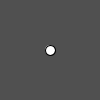
Frame 1 (no input)
Frame 60 (the mouse pressed at the canvas centre just before this capture): identical to frame 1, image omitted
Frame 120 (the mouse held since frame 60 and released just before this capture): identical to frame 1, image omitted

The Processing sketch that drew this single still picture (run headless with seeded random() and noise(); from frame 60 on, the mouse is pressed at the canvas centre):

// Processing sketch: j_2_3
// ── j_2_3.pde
float x = 50;
float y = 50;
void setup(){
  size(100,100);
}
void draw(){
  background(80,80,80);
  ellipse(x,y,10,10);
}
void mouseClicked(){
  x = random(10,90);
  y = random(10,90);
}
